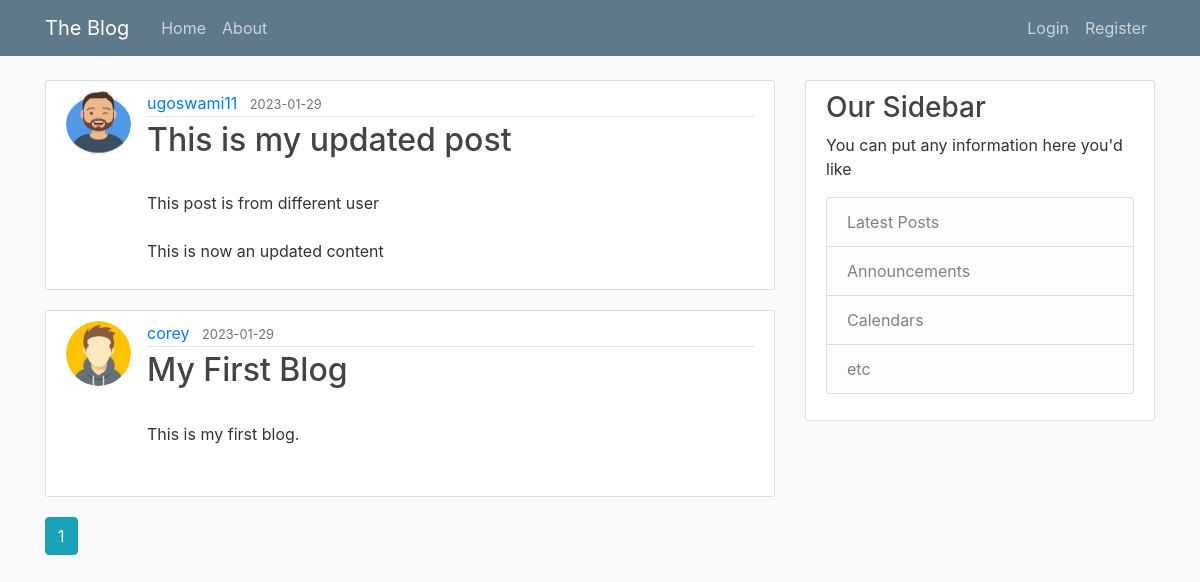
The app's page /home, older data.
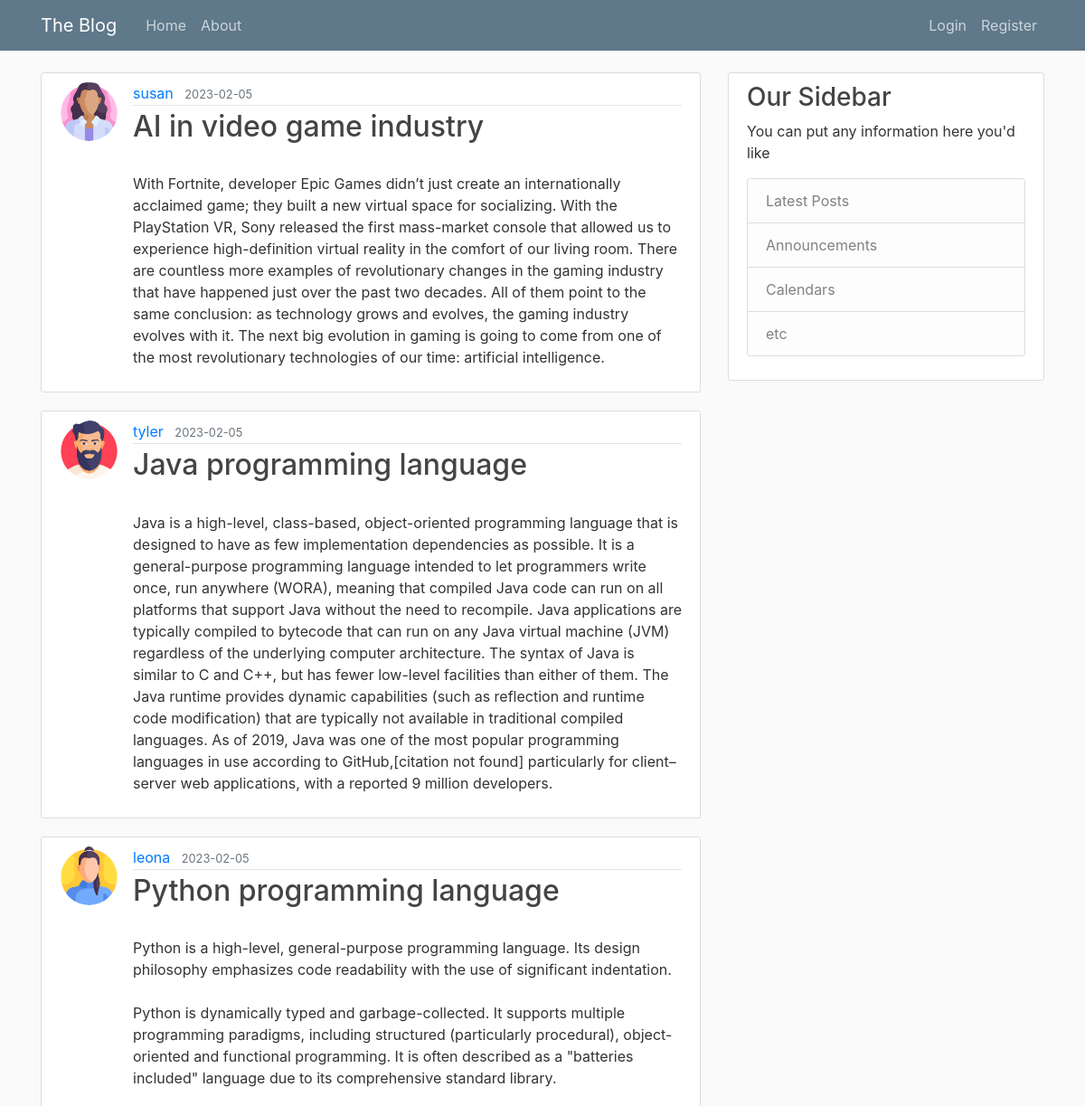
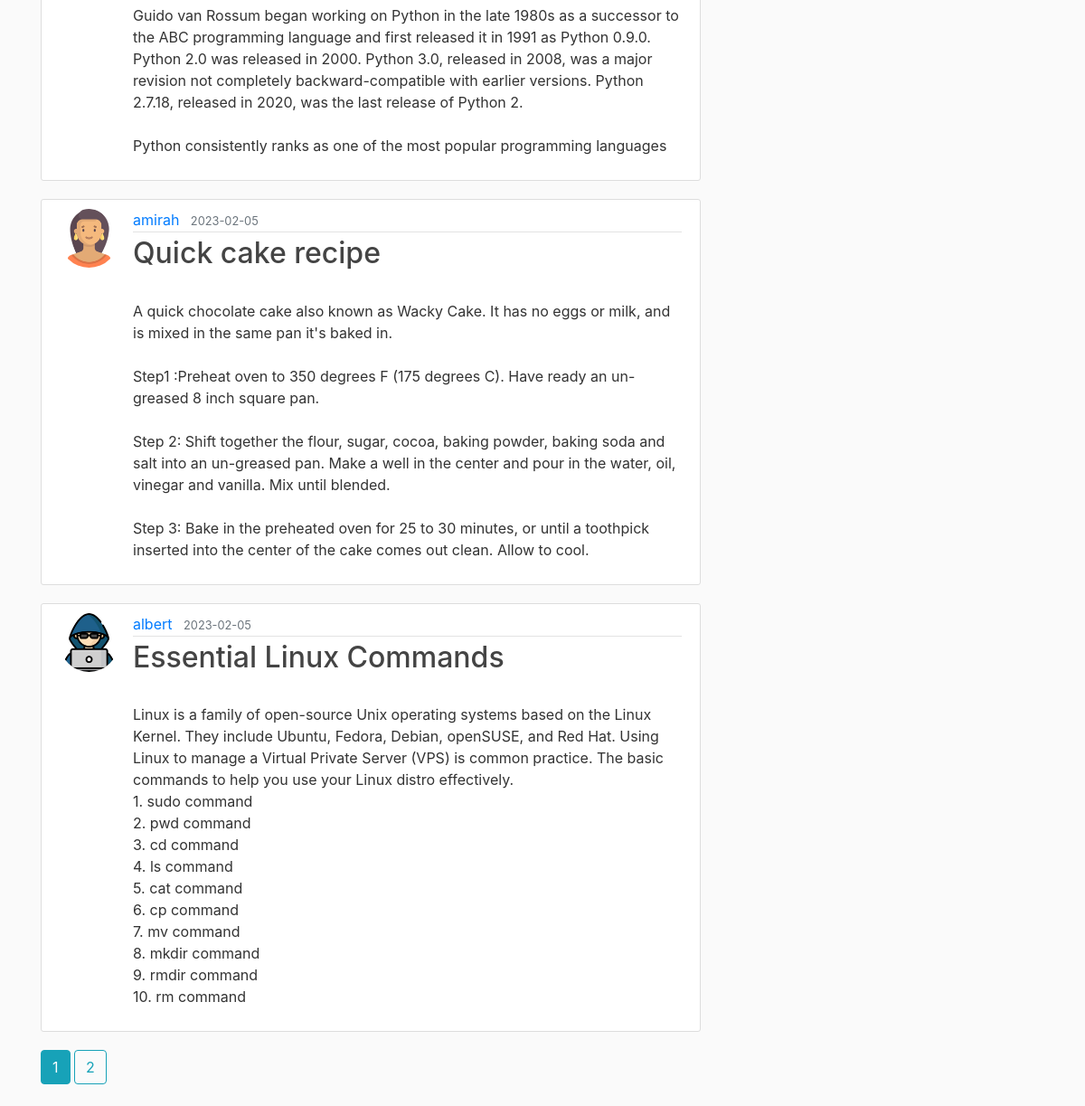
The same page, newer data (2 pictures, top to bottom).
### blog/models.py (models this page shows, shortened)
class Post(db.Model):
    id = db.Column(db.Integer, primary_key=True)
    title = db.Column(db.String(100), nullable=False)
    date_posted = db.Column(db.DateTime, nullable = False, default = datetime.utcnow)
    content = db.Column(db.Text, nullable=False)
    user_id = db.Column(db.Integer, db.ForeignKey('user.id'), nullable=False)

class User(db.Model, UserMixin):
    id = db.Column(db.Integer, primary_key=True)
    username = db.Column(db.String(20), unique = True, nullable = False )
    email = db.Column(db.String(120), unique = True, nullable = False )
    image_file = db.Column(db.String(20), nullable=False, default='default.jpeg')
    password = db.Column(db.String(60), nullable = False)
    posts = db.relationship('Post', backref='author', lazy=True)

### blog/main/routes.py (the view)
@main.route("/")
@main.route("/home")
def home():
    page = request.args.get('page', 1, type=int)
    posts = Post.query.order_by(Post.date_posted.desc()).paginate(page = page, per_page=5)
    return  render_template('home.html', posts=posts)

### blog/templates/home.html (shortened to what this page needs)
{% extends "layout.html" %}
{% block content %}
    {% for post in posts.items %}
        <article class="media content-section">
            <img src="{{ url_for('static', filename='profile_pics/'+ post.author.image_file) }}" alt="" class="rounded-circle article-img">
            <div class="media-body">
                <div class="article-metadata">
                    <a href="{{url_for('users.user_posts', username=post.author.username)}}" class="mr-2">
                        {{post.author.username}}
                    </a>
                    <small class="text-muted">
                        {{post.date_posted.strftime('%Y-%m-%d')}}
                    </small>
                </div>
                <h2><a href="{{ url_for('posts.post', post_id=post.id) }}" class="article-title">
                    {{post.title}}
                </a></h2>
                <p class="article-content">
                    {{post.content}}
                </p>
            </div>
        </article>
    {% endfor %}
    {% for page_num in posts.iter_pages(left_edge=1, right_edge=1, left_current=1, right_current=2) %}
        {% if page_num %}
            {% if posts.page == page_num %}
                <a class="btn btn-info mb-4" href="{{url_for('main.home', page=page_num)}}">{{page_num}}</a>
            {% else %}
                <a class="btn btn-outline-info mb-4" href="{{url_for('main.home', page=page_num)}}">{{page_num}}</a>
            {% endif %}
        {% endif %}
    {% endfor %}
{% endblock content %}

Row changes from the older to the newer data that the page shows:
no longer on this page (row edited): Post: image_file (picture), author.username "ugoswami11", date_posted "2023-01-29", title "This is my updated post", content "This post is from different user This is now an updated content"
no longer on this page (row edited): Post: image_file (picture), author.username "corey", date_posted "2023-01-29", title "My First Blog", content "This is my first blog."
added Post: image_file (picture), author.username "susan", date_posted "2023-02-05", title "AI in video game industry", content "With Fortnite, developer Epic Games didn’t just create an internationally acclaimed game; they built a new virtual space for socializing. With the PlayStation VR, Sony released the first mass-market console that allowed us to experience high-definition virtual reality in the comfort of our living room. There are countless more examples of revolutionary changes in the gaming industry that have happened just over the past two decades. All of them point to the same conclusion: as technology grows and evolves, the gaming industry evolves with it. The next big evolution in gaming is going to come from one of the most revolutionary technologies of our time: artificial intelligence."
added Post: image_file (picture), author.username "tyler", date_posted "2023-02-05", title "Java programming language", content "Java is a high-level, class-based, object-oriented programming language that is designed to have as few implementation dependencies as possible. It is a general-purpose programming language intended to let programmers write once, run anywhere (WORA), meaning that compiled Java code can run on all platforms that support Java without the need to recompile. Java applications are typically compiled to bytecode that can run on any Java virtual machine (JVM) regardless of the underlying computer architecture. The syntax of Java is similar to C and C++, but has fewer low-level facilities than either of them. The Java runtime provides dynamic capabilities (such as reflection and runtime code…"
added Post: image_file (picture), author.username "leona", date_posted "2023-02-05", title "Python programming language", content "Python is a high-level, general-purpose programming language. Its design philosophy emphasizes code readability with the use of significant indentation. Python is dynamically typed and garbage-collected. It supports multiple programming paradigms, including structured (particularly procedural), object-oriented and functional programming. It is often described as a \"batteries included\" language due to its comprehensive standard library. Guido van Rossum began working on Python in the late 1980s as a successor to the ABC programming language and first released it in 1991 as Python 0.9.0. Python 2.0 was released in 2000. Python 3.0, released in 2008, was a major revision not completely…"
added Post: image_file (picture), author.username "amirah", date_posted "2023-02-05", title "Quick cake recipe", content "A quick chocolate cake also known as Wacky Cake. It has no eggs or milk, and is mixed in the same pan it's baked in. Step1 :Preheat oven to 350 degrees F (175 degrees C). Have ready an un-greased 8 inch square pan. Step 2: Shift together the flour, sugar, cocoa, baking powder, baking soda and salt into an un-greased pan. Make a well in the center and pour in the water, oil, vinegar and vanilla. Mix until blended. Step 3: Bake in the preheated oven for 25 to 30 minutes, or until a toothpick inserted into the center of the cake comes out clean. Allow to cool."
added Post: image_file (picture), author.username "albert", date_posted "2023-02-05", title "Essential Linux Commands", content "Linux is a family of open-source Unix operating systems based on the Linux Kernel. They include Ubuntu, Fedora, Debian, openSUSE, and Red Hat. Using Linux to manage a Virtual Private Server (VPS) is common practice. The basic commands to help you use your Linux distro effectively. 1. sudo command 2. pwd command 3. cd command 4. ls command 5. cat command 6. cp command 7. mv command 8. mkdir command 9. rmdir command 10. rm command"
Text that changed along with them:
new list line: "2"
